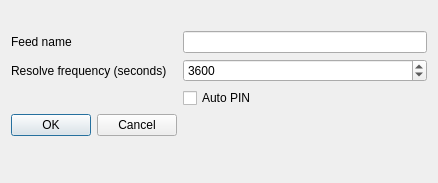
<?xml version="1.0" encoding="UTF-8"?>
<ui version="4.0">
 <class>AddFeedDialog</class>
 <widget class="QDialog" name="AddFeedDialog">
  <property name="geometry">
   <rect>
    <x>0</x>
    <y>0</y>
    <width>438</width>
    <height>183</height>
   </rect>
  </property>
  <property name="windowTitle">
   <string>Dialog</string>
  </property>
  <layout class="QVBoxLayout" name="verticalLayout">
   <item>
    <layout class="QFormLayout" name="formLayout">
     <item row="1" column="0">
      <widget class="QLabel" name="resourceLabel">
       <property name="font">
        <font>
         <weight>75</weight>
         <bold>true</bold>
        </font>
       </property>
       <property name="text">
        <string/>
       </property>
       <property name="alignment">
        <set>Qt::AlignCenter</set>
       </property>
      </widget>
     </item>
     <item row="2" column="0">
      <widget class="QLabel" name="label">
       <property name="text">
        <string>Feed name</string>
       </property>
      </widget>
     </item>
     <item row="2" column="1">
      <widget class="QLineEdit" name="feedName"/>
     </item>
     <item row="3" column="0">
      <widget class="QLabel" name="label_2">
       <property name="text">
        <string>Resolve frequency (seconds)</string>
       </property>
      </widget>
     </item>
     <item row="3" column="1">
      <widget class="QSpinBox" name="resolve">
       <property name="minimum">
        <number>20</number>
       </property>
       <property name="maximum">
        <number>2592000</number>
       </property>
       <property name="value">
        <number>3600</number>
       </property>
      </widget>
     </item>
     <item row="4" column="1">
      <widget class="QCheckBox" name="autoPin">
       <property name="text">
        <string>Auto PIN</string>
       </property>
       <property name="checked">
        <bool>false</bool>
       </property>
      </widget>
     </item>
     <item row="5" column="0">
      <widget class="QDialogButtonBox" name="buttonBox">
       <property name="orientation">
        <enum>Qt::Horizontal</enum>
       </property>
       <property name="standardButtons">
        <set>QDialogButtonBox::Cancel|QDialogButtonBox::Ok</set>
       </property>
      </widget>
     </item>
    </layout>
   </item>
  </layout>
 </widget>
 <resources/>
 <connections>
  <connection>
   <sender>buttonBox</sender>
   <signal>accepted()</signal>
   <receiver>AddFeedDialog</receiver>
   <slot>accept()</slot>
   <hints>
    <hint type="sourcelabel">
     <x>248</x>
     <y>254</y>
    </hint>
    <hint type="destinationlabel">
     <x>157</x>
     <y>274</y>
    </hint>
   </hints>
  </connection>
  <connection>
   <sender>buttonBox</sender>
   <signal>rejected()</signal>
   <receiver>AddFeedDialog</receiver>
   <slot>reject()</slot>
   <hints>
    <hint type="sourcelabel">
     <x>316</x>
     <y>260</y>
    </hint>
    <hint type="destinationlabel">
     <x>286</x>
     <y>274</y>
    </hint>
   </hints>
  </connection>
 </connections>
</ui>
